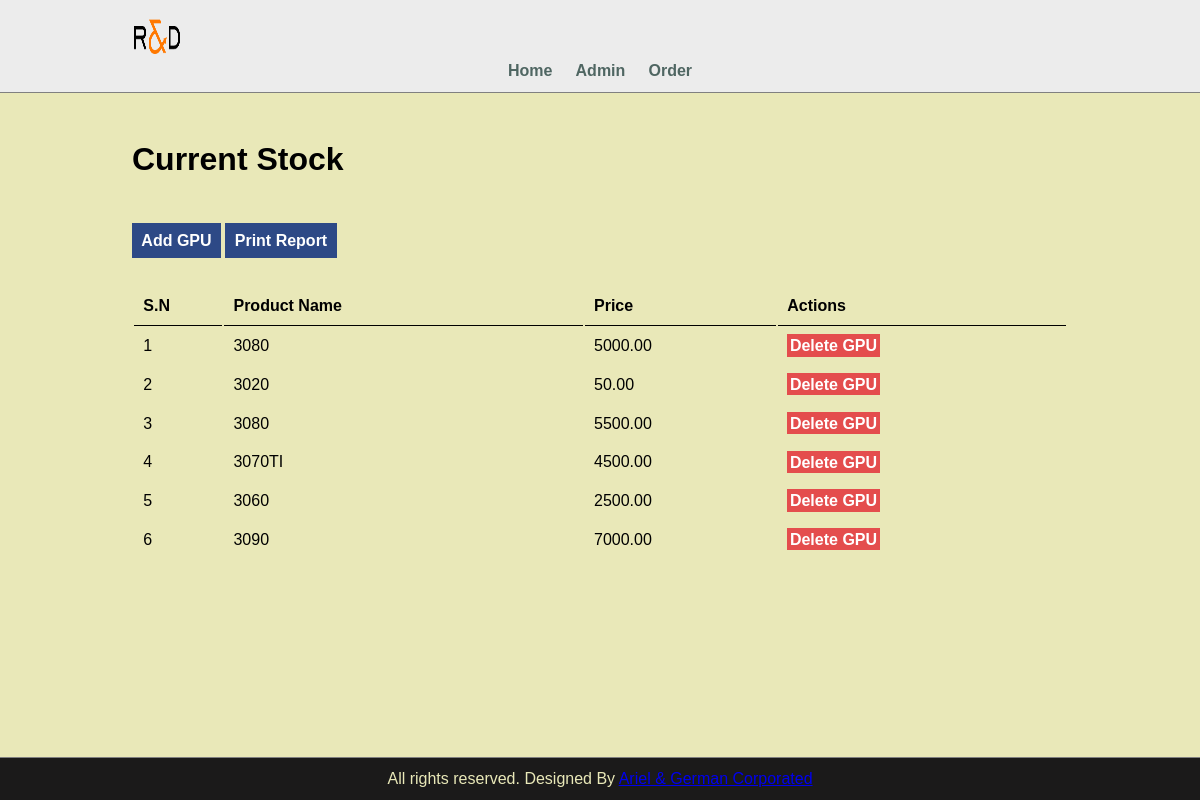
/PHPproject/index.php, run on the app's committed database.
### tables this page shows
CREATE TABLE `tbl_gpu` (
  `id` int(10) UNSIGNED NOT NULL,
  `title` varchar(100) NOT NULL,
  `price` decimal(10,2) NOT NULL
);

### PHPproject/config/gpuDBclass.php (called while the page is built, shortened)
<?php
require_once("gpuClass.php");
require_once("dbClass.php");
class gpuDBclass
{
  public function getgpu()
  {
    $db = new dbClass;
    $db->connect();
    $gpuarray = array();
    $result = $db->connection->query("SELECT * FROM tbl_gpu");
    while ($row = $result->fetchObject('gpuClass')) {
      $gpuarray[] = $row;
    }
    return $gpuarray;
  }
}

### PHPproject/config/dbClass.php (called while the page is built, shortened)
<?php
class dbClass
{
  public $host;
  public $db;
  public $charset;
  public $user;
  public $pass;
  public $opt = array(
    PDO::ATTR_ERRMODE => PDO::ERRMODE_EXCEPTION,
    PDO::ATTR_DEFAULT_FETCH_MODE => PDO::FETCH_ASSOC
  );
  public function __construct(
    string $host = "localhost",
    string $db = "gpu-order",
    string $charset = "utf8",
    string $user = "root",
    string $pass = ""
  ) {
    $this->host = $host;
    $this->db = $db;
    $this->charset = $charset;
    $this->user = $user;
    $this->pass = $pass;
  }
  public function connect()
  {
    $dns = "mysql:host=$this->host;dbname=$this->db;charset=$this->charset";
    $this->connection = new PDO($dns, $this->user, $this->pass, $this->opt);
  }
}

### PHPproject/config/gpuClass.php (called while the page is built, shortened)
<?php
class gpuclass
{
    protected $id;
    protected $title;
    protected $price;
    public function getId()
    {
        return $this->id;
    }
    public function gettitle()
    {
        return $this->title;
    }
    public function getprice()
    {
        return $this->price;
    }
}

### PHPproject/index.php (the view, shortened to what this page needs)
<?php
include('partials/menu.php');
include('config/gpuDBclass.php');
?>
<div class="main-content">
  <div class="wrapper">
    <h1>Current Stock</h1>
    <br />
    <br /> <br />
    <a href="admin/add-gpu.php" class="btn-primary">Add GPU</a>
    <a href="admin/print-gpu.php" class="btn-primary">Print Report</a>
    <br /> <br /> <br />
    <table class="tbl-full">
      <tr>
        <th>S.N</th>
        <th>Product Name</th>
        <th>Price</th>
        <th>Actions</th>
      </tr>
      <?php
      $dbgpu = new gpuDBclass();
      $gpuArray = $dbgpu->getgpu();
      $count = count($gpuArray);
      $sn = 1;
      if ($count > 0) {
        for ($i = 0; $i < $count; $i++) {
          $id = $gpuArray[$i]->getId();
          $title = $gpuArray[$i]->gettitle();
          $price = $gpuArray[$i]->getprice();
      ?>
          <tr>
            <td><?php echo $sn++ ?></td>
            <td><?php echo $title ?></td>
            <td><?php echo $price ?></td>
            <td>
              <a href="<?php echo SITEURL; ?>admin/delete-gpu.php?id=<?php echo $id ?>" class="btn-danger">Delete GPU</a>
            </td>
          </tr>
      <?php
        }
      }
      ?>
    </table>
  </div>
</div>
<?php include('partials/footer.php')  ?>

### PHPproject/partials/menu.php (shortened to what this page needs)
<html>
<head>
  <link rel="stylesheet" href="css/admin.css">
</head>
<body>
  <div class="menu text-center">
    <div class="wrapper">
      <image src="images./logo.png"></image>
      <ul>
        <li><a href="index.php">Home</a></li>
        <li><a href="manage-admin.php">Admin</a></li>
        <li><a href="manage-order.php">Order</a></li>
      </ul>
    </div>
  </div>

### PHPproject/partials/footer.php
<div class="footer">
  <div class="wrapper">
    <p class="text-center">All rights reserved. Designed By <a href="#">Ariel & German Corporated</a></p>
  </div>
</div>
</body>
</html>

### PHPproject/css/admin.css (style rules this page uses)
* { margin: 0; padding: 0; font-family: Arial, Helvetica, sans-serif; }
.wrapper { padding: 1%; width: 80%; margin: 0 auto; }
.text-center { text-align: center; }
.tbl-full { width: 100%; }
img { display: block; margin-right: auto; height: 50px; width: 50px; }
table tr th { border-bottom: 1px solid black; padding: 1%; text-align: left; }
table tr td { padding: 1%; }
.btn-primary { background-color: #2d4986; padding: 1%; color: white; text-decoration: none; font-weight: bold; }
.btn-danger { background-color: #e44d4d; padding: 1%; color: white; text-decoration: none; font-weight: bold; }
.menu ul { list-style-type: none; }
.menu ul li { display: inline; padding: 1%; }
.menu ul li a { text-decoration: none; font-weight: bold; color: #4f6662; }
.menu { border-bottom: 1px solid gray; background-color: #ececec; }
.Main-content { padding: 3% 0; background-color: #e9e8b8; flex-grow: 1; }
.footer { border-top: 1px solid gray; background-color: #1b1a1a; color: #e9e8b8; text-align: center; margin-top: auto; }
* { box-sizing: border-box ; }
body { margin: 0; min-height: 100vh; display: flex; flex-direction: column; }

### data on the page
tbl_gpu: title "3080", price "5000.00"
tbl_gpu: title "3020", price "50.00"
tbl_gpu: title "3080", price "5500.00"
tbl_gpu: title "3070TI", price "4500.00"
tbl_gpu: title "3060", price "2500.00"
tbl_gpu: title "3090", price "7000.00"
